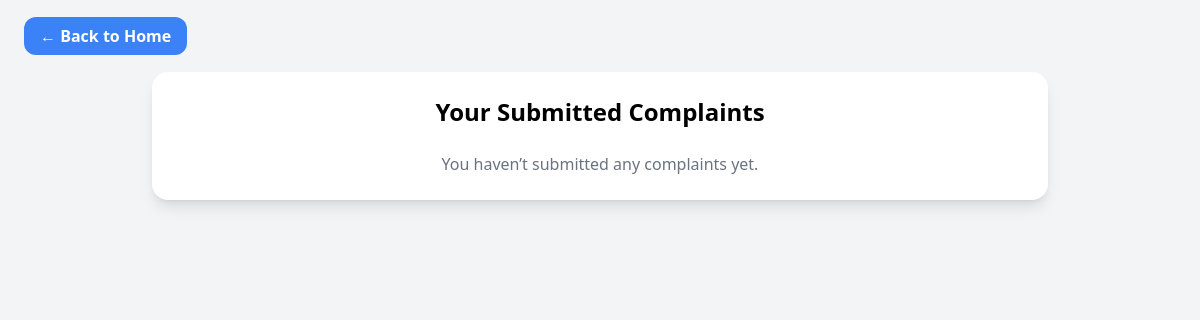
The app's page /my_complaints/ (signed in), older data.
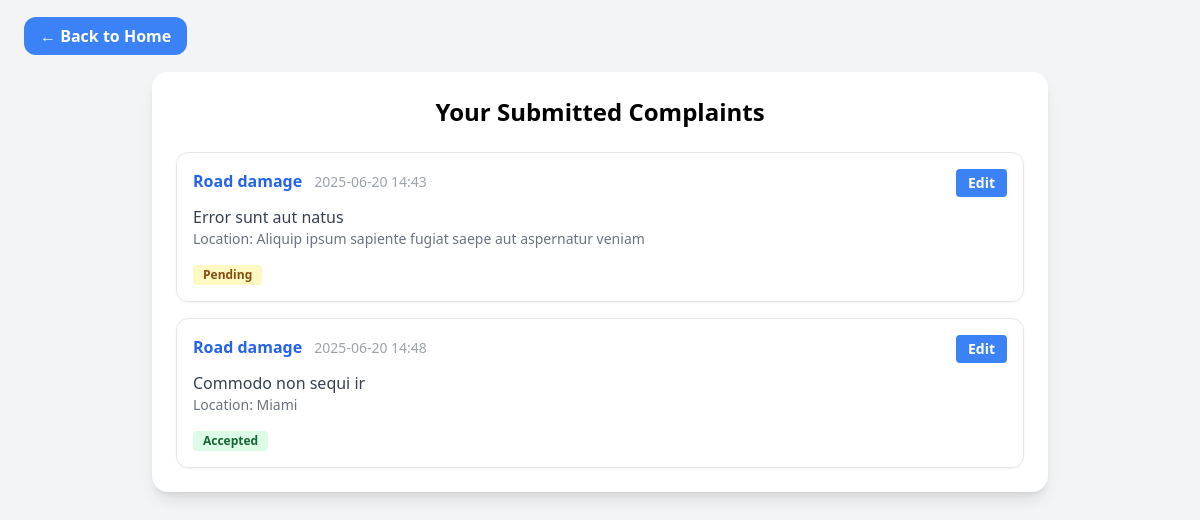
The same page, newer data.
### VCRA/models.py (models this page shows, shortened)
class Complaint(models.Model):
    COMPLAINT_CHOICES = [
        ('Noise', 'Noise'),
        ('Pollution', 'Pollution'),
        ('Road damage', 'Road damage'),
        ('Other', 'Other'),
    ]
    STATUS_CHOICES = [
        ('pending', 'Pending'),
        ('accepted', 'Accepted'),
        ('rejected', 'Rejected'),
    ]
    user = models.ForeignKey(User, on_delete=models.CASCADE)
    description = models.TextField()
    complaint_type = models.CharField(max_length=50, choices=COMPLAINT_CHOICES)
    location = models.CharField(max_length=255)
    proof = models.FileField(upload_to='complaints/', null=True, blank=True)
    created_at = models.DateTimeField(auto_now_add=True)
    status = models.CharField(max_length=10, choices=STATUS_CHOICES, default='pending')  # 👈 New

### VCRA/views.py (the view)
# urls.py: path('my_complaints/', views.my_complaints, name='my_complaints'),
@login_required
def my_complaints(request):
    complaints = Complaint.objects.filter(user=request.user)
    return render(request, 'my_complaints.html', {'complaints': complaints})

### VCRA/templates/my_complaints.html (shortened to what this page needs)
<!DOCTYPE html>
<html lang="en">
<head>
  <script src="https://cdn.tailwindcss.com"></script>
</head>
<body class="bg-gray-100 p-6">
  <div class="mb-6">
    <a href="{% url 'homelog' %}" class="bg-blue-500 hover:bg-blue-600 text-white py-2 px-4 rounded-xl font-semibold transition">
      ← Back to Home
    </a>
  </div>
  <div class="max-w-4xl mx-auto bg-white p-6 rounded-2xl shadow-lg">
    <h2 class="text-2xl font-bold mb-6 text-center">Your Submitted Complaints</h2>
    <ul class="space-y-4">
      {% for complaint in complaints %}
        <li class="border p-4 rounded-xl shadow-sm">
          <div class="flex justify-between items-start">
            <div>
              <span class="font-semibold text-blue-600">{{ complaint.complaint_type }}</span>
              <span class="text-gray-400 text-sm ml-2">{{ complaint.created_at|date:"Y-m-d H:i" }}</span>
            </div>
            <div class="flex gap-2">
              <a href="{% url 'edit_complaint' complaint.id %}" class="font-bold bg-blue-500 hover:bg-green-400 text-white px-3 py-1 rounded text-sm">Edit</a>
            </div>
          </div>
          <p class="text-gray-700 mt-2">{{ complaint.description }}</p>
          <p class="text-gray-500 text-sm">Location: {{ complaint.location }}</p>
          <div class="mt-3">
            {% if complaint.status == "accepted" %}
              <span class="inline-block bg-green-100 text-green-800 text-xs font-semibold px-2.5 py-0.5 rounded">Accepted</span>
            {% elif complaint.status == "rejected" %}
              <span class="inline-block bg-red-100 text-red-800 text-xs font-semibold px-2.5 py-0.5 rounded">Rejected</span>
            {% else %}
              <span class="inline-block bg-yellow-100 text-yellow-800 text-xs font-semibold px-2.5 py-0.5 rounded">Pending</span>
            {% endif %}
          </div>
        </li>
      {% empty %}
        <li class="text-center text-gray-500">You haven’t submitted any complaints yet.</li>
      {% endfor %}
    </ul>
  </div>
</body>
</html>

Row changes from the older to the newer data that the page shows:
added Complaint: complaint_type "Road damage", created_at "2025-06-20 14:43", description "Error sunt aut natus", location "Aliquip ipsum sapiente fugiat saepe aut aspernatur veniam", status "Pending"
added Complaint: complaint_type "Road damage", created_at "2025-06-20 14:48", description "Commodo non sequi ir", location "Miami", status "Accepted"
Text that changed along with them:
text no longer shown: "You haven’t submitted any complaints yet."
